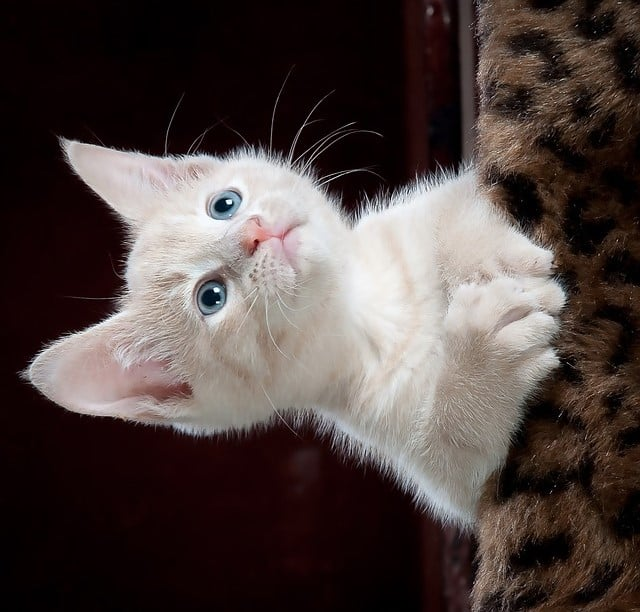
#> input picture image_process_python/images/kitty2.jpg, 640 x 612 px, found by its file name
$ python rotate_rescale.py
#> lines starting #> are read from the running program, lines starting #| are printed output that depends on the picture
### image_process_python/utils.py
import matplotlib.pyplot as plt


# Define a function using matplotlib to display the images
def show_image(image, title="Image", cmap_type="gray"):
    plt.imshow(image, cmap=cmap_type)
    plt.title(title)
    plt.axis("off")
    plt.show()


# [65 lines left out: functions show_image_contour, show_image_with_corners, show_detected_face, getFaceRectangle, mergeBlurryFace, not called in this run]

### image_process_python/filter_constrast_transform_morph/rotate_rescale.py
""" Rotate and rescale the image """

import skimage
from utils import show_image

image_cat = skimage.io.imread(
    "/users/s0046425/git_projects/2025/data-camp-courses/image_process_python/images/kitty2.jpg"
)
#> image_cat is the input picture: shape (612, 640, 3); mean R, G, B 78.6, 67, 64.4

# Import the module and the rotate and rescale functions
from skimage.transform import rotate, rescale

# Rotate the image 90 degrees clockwise
rotated_cat_image = rotate(image_cat, -90)
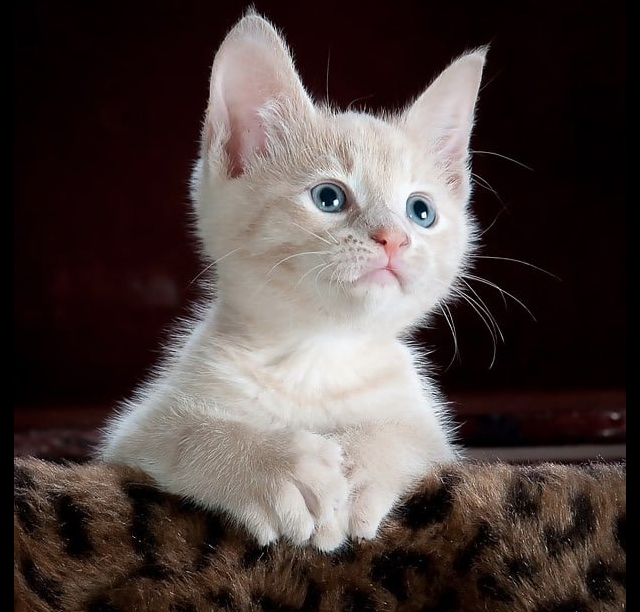
#> rotated_cat_image: shape (612, 640, 3) float64; mean R, G, B 0.305, 0.261, 0.251

# Rescale with anti aliasing - anti aliasing is for smoothing the image
print(rotated_cat_image.shape)
#| (612, 640, 3)
rescaled_with_aa = rescale(rotated_cat_image, 1 / 4, anti_aliasing=True, channel_axis=2)
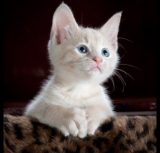
#> rescaled_with_aa: shape (153, 160, 3) float64; mean R, G, B 0.305, 0.261, 0.252

# Rescale without anti aliasing
rescaled_without_aa = rescale(
    rotated_cat_image, 1 / 4, anti_aliasing=False, channel_axis=2
)

# Show the resulting images
show_image(rescaled_with_aa, "Transformed with anti aliasing")
show_image(rescaled_without_aa, "Transformed without anti aliasing")
